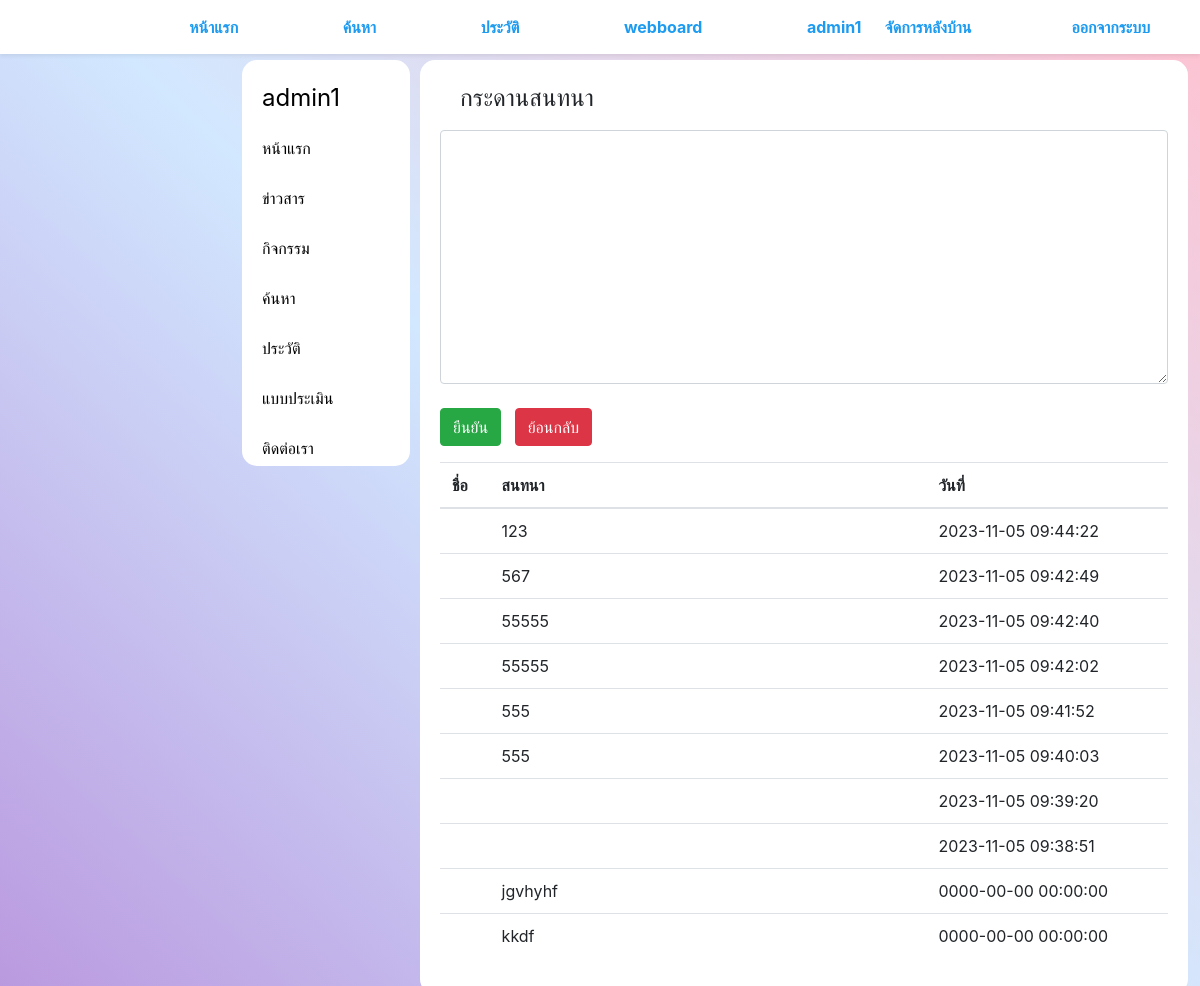
/inbox.php (signed in), run on the app's committed database.
### tables this page shows
CREATE TABLE `member` (
  `u_id` int(11) NOT NULL,
  `username` varchar(100) NOT NULL,
  `password` varchar(50) NOT NULL,
  `u_Fname` varchar(100) NOT NULL,
  `u_Lname` varchar(100) NOT NULL,
  `u_phone` varchar(10) NOT NULL,
  `u_address` varchar(1000) NOT NULL,
  `u_gender` enum('ชาย','หญิง','อื่นๆ') NOT NULL,
  `u_age` int(3) NOT NULL,
  `u_level` enum('user','admin') NOT NULL
);

CREATE TABLE `inbox` (
  `in_id` int(11) NOT NULL,
  `in_chat` varchar(1000) NOT NULL,
  `u_id` int(11) NOT NULL,
  `in_date` datetime NOT NULL,
  `in_name` varchar(500) NOT NULL
);

### inbox.php (the view, shortened to what this page needs)
<?php
include('navbar.php');
if ($_SESSION["u_id"]) {
    if ($_SESSION["u_level"] == "admin") {
        $sql3 = "SELECT * FROM inbox ORDER BY in_id DESC";
    } else {
        $sql3 = "SELECT * FROM inbox WHERE u_id = '" . $_SESSION["u_id"] . "' OR u_level = 'admin' ORDER BY in_id DESC";
    }
    $qry3 = mysqli_query($conn, $sql3);
}
?>
<div class="content_">
    <div class="text_box">กระดานสนทนา</div>
    <?php if ($_SESSION["u_id"]) { ?>
        <form action="send_message.php" method="post">
            <textarea name="in_chat" class="form-control" id="" cols="30" rows="10" required></textarea><br>
            <input type="submit" value="ยืนยัน" class="btn btn-success">
            &nbsp; <a href="index.php" class="btn btn-danger">ย้อนกลับ</a>
        </form>
    <?php } ?>
    <table class="table" bgcolor="white">
        <tr>
            <th>ชื่อ</th>
            <th>สนทนา</th>
            <th>วันที่</th>
        </tr>
        <tbody id="result">
            <?php
            while ($rs3 = mysqli_fetch_array($qry3)) {
            ?>
            <tr>
                <td><?= $rs3["in_name"]; ?></td>
                <td width="60%"><?= $rs3["in_chat"]; ?></td>
                <td><?= $rs3["in_date"]; ?></td>
            </tr>
            <?php
            }
            ?>
        </tbody>
    </table>
</div>

### style.php (shortened to what this page needs)
<link rel="stylesheet" href="css/bootstrap.css">

### navbar.php
<?php
include('style.php');
$sql="SELECT *FROM member where u_id='".$_SESSION["u_id"]."'";
$qry=mysqli_query($conn,$sql);
$rs=mysqli_fetch_array($qry);
?>
<div class="navbar_ fixed-top shadow-sm">
    <a href="index.php">
        <div class="menu_">หน้าแรก</div>
    </a>
    <a href="act_search.php">
        <div class="menu_">ค้นหา</div>
    </a>
    <a href="history.php">
        <div class="menu_">ประวัติ</div>
    </a>
    <a href="webboard.php">
        <div class="menu_">webboard</div>
    </a>
    <?php
    if($rs){
    ?>
    <a href="profile.php">
        <div class="menu_"><?=$rs["u_Fname"];?></div>
    </a>
    <a href="logout.php">
        <div class="menu_" style="float:right; margin-left:-8%;">ออกจากระบบ</div>
    </a>
    <?php
    if($_SESSION["u_level"]=="admin"){
    ?>
    <a href="admin/member.php">
        <div class="menu_" style="float:right; margin-right:8%; margin-left:-18%;">จัดการหลังบ้าน</div>
    </a>
    <?php
    }else{
    }
}else{
    ?>
    <a href="login.php">
        <div class="menu_">เข้าสู่ระบบ</div>
    </a>
    <?php
    }
    ?>
</div>
<div class="left_box">
    <div class="sidebar_">
        <?php
        if($rs){
        ?>
        <div class="menu2_">
            <a href="profile.php" style="font-size:24px;"><?=$rs["u_Fname"];?></a>
        </div>
        <?php
        }else{
        ?>
        <div class="menu2_">
            <a href="login.php" style="font-size:24px;">โปรดเข้าสู่ระบบก่อน</a>
        </div>
        <?php
        }
        ?>
    <a href="index.php">
        <div class="menu2_">หน้าแรก</div>
    </a>
    <a href="news.php">
        <div class="menu2_">ข่าวสาร</div>
    </a>
    <a href="activity.php">
        <div class="menu2_">กิจกรรม</div>
    </a>
    <a href="act_search.php">
        <div class="menu2_">ค้นหา</div>
    </a>
    <a href="history.php">
        <div class="menu2_">ประวัติ</div>
    </a>
    <a href="ques.php">
        <div class="menu2_">แบบประเมิน</div>
    </a>
    <a href="inbox.php">
        <div class="menu2_">ติดต่อเรา</div>
    </a>
    </div>
</div>

### style.php (style rules this page uses)
.navbar_ { width: 100%; min-height: 50px; background-color: white; text-align: center; }
.menu_ { min-height: 50px; text-align: center; color: #1d9bf0; font-weight: bold; display: inline-block; padding: 15 50px; }
.left_box { padding-top: 10px; width: 35%; height: 100%; position: fixed; left:0; top: 0; }
.sidebar_ { width: 40%; float: right; min-height: 35%; margin: 50 10 0 0px; background-color: white; border-radius: 15px; }
.menu2_ { width: 100%; min-height: 50px; padding: 20 0 0 20px; border-radius: 15px; }
a { text-decoration: none; color: black; }
.text_box { width: 100%; min-height: 50px; font-size: 24px; padding-left: 20px; }
.content_ { overflow: auto; width: 64%; border-radius: 15px; background-color: white; min-height: 300px; margin-top: 60px; margin-left: 35%; padding: 20px; }

### data on the page
member: u_Fname "admin1"
inbox: in_chat "123", in_date "2023-11-05 09:44:22"
inbox: in_chat "567", in_date "2023-11-05 09:42:49"
inbox: in_chat "55555", in_date "2023-11-05 09:42:40"
inbox: in_chat "55555", in_date "2023-11-05 09:42:02"
inbox: in_chat "555", in_date "2023-11-05 09:41:52"
inbox: in_chat "555", in_date "2023-11-05 09:40:03"
inbox: in_date "2023-11-05 09:39:20"
inbox: in_date "2023-11-05 09:38:51"
inbox: in_chat "jgvhyhf", in_date "0000-00-00 00:00:00"
inbox: in_chat "kkdf", in_date "0000-00-00 00:00:00"
